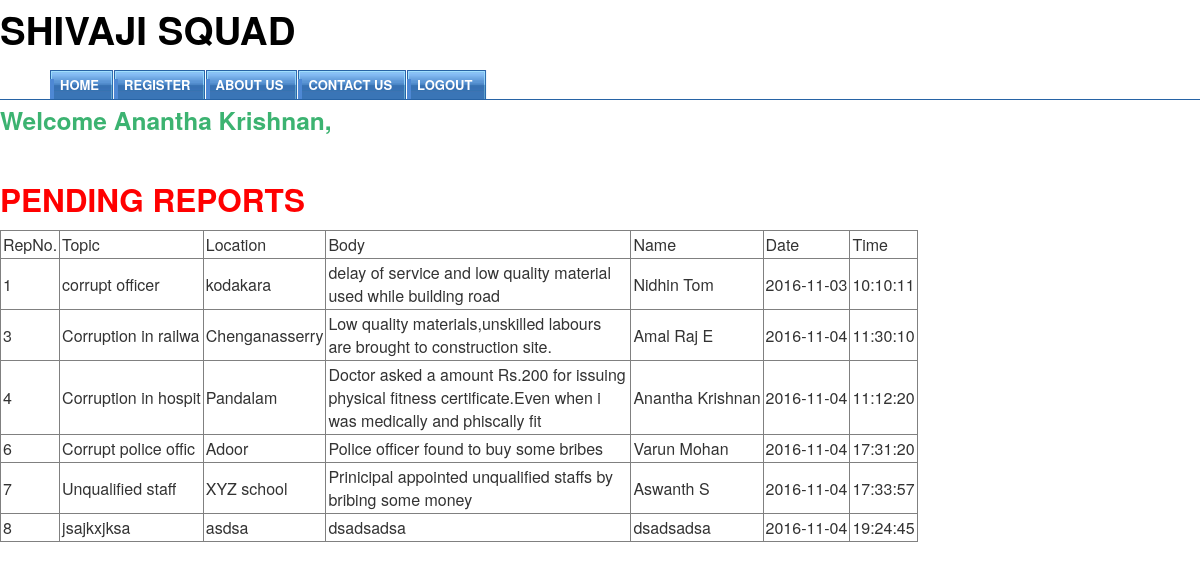
Screenshot of /shivajisquad.php (signed in) with the database file from the repository.
### tables this page shows
CREATE TABLE IF NOT EXISTS `report` (
  `repno` int(5) NOT NULL AUTO_INCREMENT,
  `topic` varchar(30) NOT NULL,
  `location` varchar(15) NOT NULL,
  `body` text NOT NULL,
  `name` varchar(20) NOT NULL,
  `contact` bigint(15) NOT NULL,
  `date` date NOT NULL,
  `time` time NOT NULL,
  `status` varchar(15) NOT NULL,
  PRIMARY KEY (`repno`)
);

### shivajisquad.php (the view, shortened to what this page needs)
<?php require 'connections/connect.php';?>
<head>
<link href="css/Master.css" rel="stylesheet" type="text/css" />
 <link href="css/Menu.css" rel="stylesheet" type="text/css" />
    <link href="css/bootstrap.css" rel="stylesheet" type="text/css"/>
</head>
<body>
     <h1>SHIVAJI SQUAD</h1>
<div id="tabs">
  <ul>
    <li><a href="#"><span>HOME</span></a></li>
    <li><a href="#"><span>REGISTER</span></a></li>
    <li><a href="#"><span>ABOUT US</span></a></li>
    <li><a href="#"><span>CONTACT US</span></a></li>
      <li><a href="logout.php"><span>LOGOUT</span></a></li>
     </ul>
    </div>
<h3>Welcome
   <?php echo $_SESSION["name"];	?>,</h3>
<div><h2> PENDING REPORTS </h2>
  <?php
      $stmt = $con->query("SELECT * FROM report where status='PENDING' ");
echo "<table border='1' cellpadding='2'";
echo "<tr><td>RepNo.</td><td>Topic</td><td>Location</td><td>Body</td><td>Name</td><td>Date</td><td>Time</td>";
while ($row = $stmt->fetch_array()) {
    $name = $row['name'];
     $body = $row['body'];
    $topic = $row['topic'];
    $date = $row['date'];
    $time = $row['time'];
    $repno=$row['repno'];
    $location=$row['location'];
        echo "<tr>";
        echo "<td>".$repno."</td>";
         echo "<td>".$topic."</td>";
         echo "<td>".$location."</td>";
        echo "<td style='width: 300px;'>".$body."</td>";
         echo "<td>".$name."</td>";
        echo "<td>".$date."</td>";
         echo "<td>".$time."</td>";
      echo "</tr>";
}
    ?></div>

### css/Master.css (style rules this page uses)
body { margin: 0px; padding: 0px; }

### css/Menu.css (style rules this page uses)
body { font: bold 11px/1.5em Verdana; }
h1 { font-family: Verdana, Arial, Helvetica, sans-serif; font-size: 10px; font-weight: bold; margin: 0; padding: 0; text-align: left; color: #0A41F0; }
#tabs { float:left; width:100%; font-size:93%; border-bottom:1px solid #2763A5; line-height:normal; }
#tabs ul { margin:0; padding:10px 10px 0 50px; list-style:none; }
#tabs li { display:inline; margin:0; padding:0; }
#tabs a { float:left; background:url("tableft.gif") no-repeat left top; margin:0; padding:0 0 0 4px; text-decoration:none; }
#tabs a span { float:left; display:block; background:url("tabright.gif") no-repeat right top; padding:5px 15px 4px 6px; color:#FFF; }
#tabs a span { float:none; }

### rows the page displays
report: repno "1", topic "corrupt officer", location "kodakara", body "delay of service and low quality material used while building road", name "Nidhin Tom", date "2016-11-03", time "10:10:11"
report: repno "3", topic "Corruption in railwa", location "Chenganasserry", body "Low quality materials,unskilled labours are brought to construction site.", name "Amal Raj E", date "2016-11-04", time "11:30:10"
report: repno "4", topic "Corruption in hospit", location "Pandalam", body "Doctor asked a amount Rs.200 for issuing physical fitness certificate.Even when i was medically and phiscally fit", name "Anantha Krishnan", date "2016-11-04", time "11:12:20"
report: repno "6", topic "Corrupt police offic", location "Adoor", body "Police officer found to buy some bribes", name "Varun Mohan", date "2016-11-04", time "17:31:20"
report: repno "7", topic "Unqualified staff", location "XYZ school", body "Prinicipal appointed unqualified staffs by bribing some money", name "Aswanth S", date "2016-11-04", time "17:33:57"
report: repno "8", topic "jsajkxjksa", location "asdsa", body "dsadsadsa", name "dsadsadsa", date "2016-11-04", time "19:24:45"

### other values shown
$_SESSION["name"] "Anantha Krishnan"
